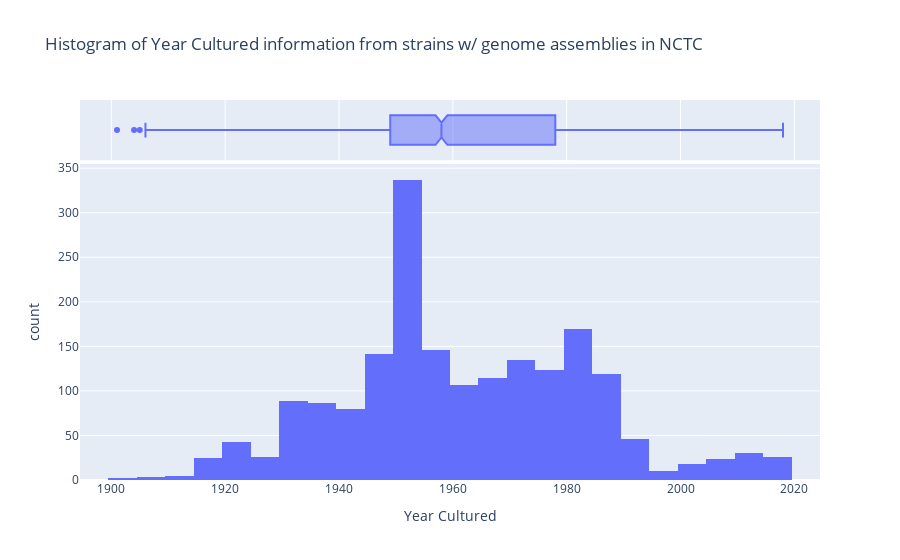

Notebook source saved alongside this figure:
### Code cell
#sns.histplot(data=singleaccdf, x="Year_Cultured", bins=30).set(title="Histogram of Year Cultured information of assembled genomes in NCTC")
px.histogram(
    singleaccdf, 
    x="Year_Cultured", 
    labels={'Year_Cultured':'Year Cultured'}, 
    title="Histogram of Year Cultured information from strains w/ genome assemblies in NCTC",
    marginal='box'
    #nbins=30
)

### Figure 1 — Plotly figure (JSON) as saved in the notebook; plotly's stock layout.template omitted (floating-point values rounded to 4 significant figures; data arrays with more than 128 entries replaced by an {"elided": "..."} marker saying what was removed)
{"data": [{"alignmentgroup": "True", "bingroup": "x", "hovertemplate": "Year Cultured=%{x}<br>count=%{y}<extra></extra>", "legendgroup": "", "marker": {"color": "#636efa", "pattern": {"shape": ""}}, "name": "", "offsetgroup": "", "orientation": "v", "showlegend": false, "type": "histogram", "x": {"elided": "1905 int values"}, "xaxis": "x", "yaxis": "y"}, {"alignmentgroup": "True", "hovertemplate": "Year Cultured=%{x}<extra></extra>", "legendgroup": "", "marker": {"color": "#636efa"}, "name": "", "notched": true, "offsetgroup": "", "showlegend": false, "type": "box", "x": {"elided": "1905 int values"}, "xaxis": "x2", "yaxis": "y2"}], "layout": {"autosize": true, "barmode": "relative", "legend": {"tracegroupgap": 0}, "title": {"text": "Histogram of Year Cultured information from strains w/ genome assemblies in NCTC"}, "xaxis": {"anchor": "y", "autorange": true, "domain": [0, 1], "range": [1894.0, 2024.0], "title": {"text": "Year Cultured"}, "type": "linear"}, "xaxis2": {"anchor": "y2", "autorange": true, "domain": [0, 1], "matches": "x", "range": [1894.0, 2024.0], "showgrid": true, "showticklabels": false, "type": "linear"}, "yaxis": {"anchor": "x", "autorange": true, "domain": [0, 0.8316], "range": [0, 354.7], "title": {"text": "count"}}, "yaxis2": {"anchor": "x2", "autorange": true, "domain": [0.8416, 1], "matches": "y2", "range": [-0.5, 0.5], "showgrid": false, "showline": false, "showticklabels": false, "ticks": "", "type": "category"}}}
